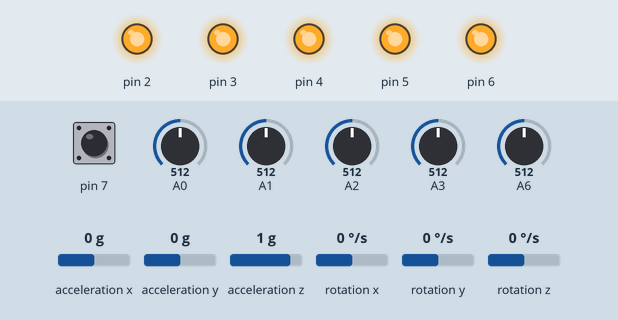
A sketch run on a simulated Arduino Nano, built with avr-gcc and run on an emulated ATmega328P. Shown: output pins drawn as LEDs (lit = HIGH). The test bench sets the inputs (shaded band); at power-on: A1 = 512, pin 7 HIGH, A0 = 512, A2 = 512, A3 = 512, A6 = 512, acceleration x 0 g, acceleration y 0 g, acceleration z 1 g, rotation x 0 °/s, rotation y 0 °/s, rotation z 0 °/s. What the sketch prints to the serial monitor is not drawn.

Above: at 1.7 s.
1.8 s: A1 set to 479
3.3 s: A1 set to 448
At 4.4 s:
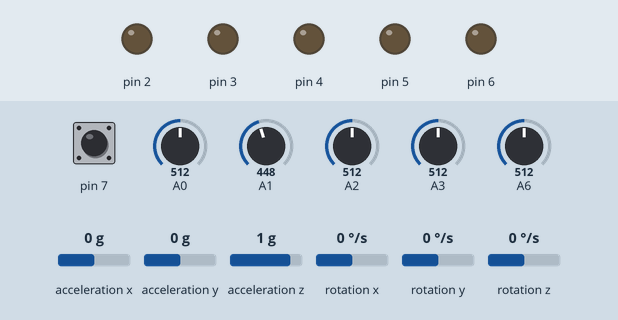
Timing chart, 0 to 7.1 s (numbered marks = the images above; inputs shaded):
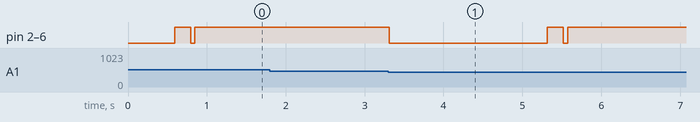

The sketch:

lehand.ino
```cpp
/*
@company: Hiwonder
@date:    2024-03-01
@version:  2.0
@description: 体感手套控制程序
*/

#include <SoftwareSerial.h> //软串口库
#include "LobotServoController.h" //机器人控制信号库
#include "MPU6050.h" //MPU6050库
#include "Wire.h" //IIC库

// 蓝牙TX、RX引脚
#define BTH_RX 11
#define BTH_TX 12

// 创建变位器最小值和最大值存储
float min_list[5] = {0, 0, 0, 0, 0};
float max_list[5] = {255, 255, 255, 255, 255};
// 各个手指读取到的数据变量
float sampling[5] = {0, 0, 0, 0, 0};
// 手指相关舵机变量
float data[5] = {1500, 1500, 1500, 1500, 1500};
//uint16_t ServePwm[5] = {1500, 1500, 1500, 1500, 1500};
//uint16_t ServoPwmSet[5] = {1500, 1500, 1500, 1500, 1500};
// 电位器校准标志位
bool turn_on = true;

// 蓝牙通讯串口初始化
SoftwareSerial Bth(BTH_RX, BTH_TX);
// 机器人控制对象
//LobotServoController lsc(Bth);

// K3按钮相关变量
int key_change_count = 0; // 记录key按钮状态变化的次数
bool key_state_changed = false; // 标记key按钮状态是否刚发生变化

// 浮点数映射函数
float float_map(float in, float left_in, float right_in, float left_out, float right_out)
{
  return (in - left_in) * (right_out - left_out) / (right_in - left_in) + left_out;
}

// MPU6050相关变量
MPU6050 accelgyro;
int16_t ax, ay, az;
int16_t gx, gy, gz;
float ax0 = 0, ay0 = 0, az0 = 0;
float gx0 = 0, gy0 = 0, gz0 = 0;
float ax1 = 0, ay1 = 0, az1 = 0;
float gx1 = 0, gy1 = 0, gz1 = 0;

// 加速度校准变量
int ax_offset, ay_offset, az_offset, gx_offset, gy_offset, gz_offset;


void setup() {
  // put your setup code here, to run once:
  Serial.begin(9600);
  //功能按键初始化
  pinMode(7, INPUT_PULLUP);
  //各手指电位器配置
  pinMode(A0, INPUT);
  pinMode(A1, INPUT);
  pinMode(A2, INPUT);
  pinMode(A3, INPUT);
  pinMode(A6, INPUT);
  //LED 灯配置
  pinMode(2, OUTPUT);
  pinMode(3, OUTPUT);
  pinMode(4, OUTPUT);
  pinMode(5, OUTPUT);
  pinMode(6, OUTPUT);

  //蓝牙配置
  Bth.begin(9600);
  Bth.print("AT+ROLE=M");  //蓝牙配置为主模式
  delay(100);
  Bth.print("AT+RESET");  //软重启蓝牙模块
  delay(250);

  //MPU6050 配置
  Wire.begin();
  Wire.setClock(20000);
  accelgyro.initialize();
  accelgyro.setFullScaleGyroRange(3); //设定角速度量程
  accelgyro.setFullScaleAccelRange(1); //设定加速度量程
  delay(200);
  accelgyro.getMotion6(&ax, &ay, &az, &gx, &gy, &gz);  //获取当前各轴数据以校准
  ax_offset = ax;  //X轴加速度校准数据
  ay_offset = ay;  //Y轴加速度校准数据
  az_offset = az - 8192;  //Z轴加速度校准数据
  gx_offset = gx; //X轴角速度校准数据
  gy_offset = gy; //Y轴角速度校准数据
  gz_offset = gz; //Z轴角速度校准数据
}

//获取各个手指电位器数据
void finger() {
  static uint32_t timer_sampling;
  static uint32_t timer_init;
  static uint8_t init_step = 0;
  if (timer_sampling <= millis())
  {
    for (int i = 14; i <= 18; i++)
    {
      if (i < 18)
        sampling[i - 14] += analogRead(i); //读取各个手指的数据
      else
        sampling[i - 14] += analogRead(A6);  //读取小拇指的数据， 因为IIC 用了 A4,A5 口，所以不能从A0 开始连续读取
      sampling[i - 14] = sampling[i - 14] / 2.0; //取上次和本次测量值的均值
      data[i - 14 ] = float_map( sampling[i - 14],min_list[i - 14], max_list[i - 14], 2500, 500); //将测量值映射到500-2500， 握紧手时为500， 张开时为2500
      data[i - 14] = data[i - 14] > 2500 ? 2500 : data[i - 14];  // 限制最大值为2500
      data[i - 14] = data[i - 14] < 500 ? 500 : data[ i - 14];   //限制最小值为500
    }
    timer_sampling = millis() + 10;
  }

  if (turn_on && timer_init < millis())
  {
    switch (init_step)
    {
      case 0:
        digitalWrite(2, LOW);
        digitalWrite(3, LOW);
        digitalWrite(4, LOW);
        digitalWrite(5, LOW);
        digitalWrite(6, LOW);
        timer_init = millis() + 20;
        init_step++;
        break;
      case 1:
        digitalWrite(2, HIGH);
        digitalWrite(3, HIGH);
        digitalWrite(4, HIGH);
        digitalWrite(5, HIGH);
        digitalWrite(6, HIGH);
        timer_init = millis() + 200;
        init_step++;
        break;
      case 2:
        digitalWrite(2, LOW);
        digitalWrite(3, LOW);
        digitalWrite(4, LOW);
        digitalWrite(5, LOW);
        digitalWrite(6, LOW);
        timer_init = millis() + 50;
        init_step++;
        break;
      case 3:
        digitalWrite(2, HIGH);
        digitalWrite(3, HIGH);
        digitalWrite(4, HIGH);
        digitalWrite(5, HIGH);
        digitalWrite(6, HIGH);
        timer_init = millis() + 500;
        init_step++;
        Serial.print("max_list:");
        for (int i = 14; i <= 18; i++)
        {
          max_list[i - 14] = sampling[i - 14];
          Serial.print(max_list[i - 14]);
          Serial.print("-");
        }
        Serial.println();
        break;
      case 4:
        init_step++;
        break;
      case 5:
        if ((max_list[1] - sampling[1]) > 50)
        {
          init_step++;
          digitalWrite(2, LOW);
          digitalWrite(3, LOW);
          digitalWrite(4, LOW);
          digitalWrite(5, LOW);
          digitalWrite(6, LOW);
          timer_init = millis() + 2000;
        }
        break;
      case 6:
        digitalWrite(2, HIGH);
        digitalWrite(3, HIGH);
        digitalWrite(4, HIGH);
        digitalWrite(5, HIGH);
        digitalWrite(6, HIGH);
        timer_init = millis() + 200;
        init_step++;
        break;
      case 7:
        digitalWrite(2, LOW);
        digitalWrite(3, LOW);
        digitalWrite(4, LOW);
        digitalWrite(5, LOW);
        digitalWrite(6, LOW);
        timer_init = millis() + 50;
        init_step++;
        break;
      case 8:
        digitalWrite(2, HIGH);
        digitalWrite(3, HIGH);
        digitalWrite(4, HIGH);
        digitalWrite(5, HIGH);
        digitalWrite(6, HIGH);
        timer_init = millis() + 500;
        init_step++;
        Serial.print("min_list:");
        for (int i = 14; i <= 18; i++)
        {
          min_list[i - 14] = sampling[i - 14];
          Serial.print(min_list[i - 14]);
          Serial.print("-");
        }
        Serial.println();
        turn_on = false;
        break;

      default:
        break;
    }
  }
}


float radianX;
float radianY;
float radianX_last = 0; //最终获得的X轴倾角
float radianY_last = 0; //最终获得的Y轴倾角

//更新倾角传感器数据
void update_mpu6050()
{
  static uint32_t timer_u;
  if (timer_u < millis())
  {
    // put your main code here, to run repeatedly:
    timer_u = millis() + 20;
    accelgyro.getMotion6(&ax, &ay, &az, &gx, &gy, &gz);

    // 先减偏置，再滤波
    float ax_temp = (float)(ax) - ax_offset;
    ax0 = ax_temp * 0.3 + ax0 * 0.7;  //对读取到的值进行滤波
    float ay_temp = (float)(ay) - ay_offset;
    ay0 = ay_temp * 0.3 + ay0 * 0.7;
    float az_temp = (float)(az) - az_offset;
    az0 = az_temp * 0.3 + az0 * 0.7;
    ax1 = ax0 / 8192.0;  // 转为重力加速度的倍数
    ay1 = ay0 / 8192.0;
    az1 = az0 / 8192.0;

    float gx_temp = (float)(gx) - gx_offset;
    gx0 = gx_temp * 0.3 + gx0 * 0.7;  //对读取到的角速度的值进行滤波
    float gy_temp = (float)(gy) - gy_offset;
    gy0 = gy_temp * 0.3 + gy0 * 0.7;
    float gz_temp = (float)(gz) - gz_offset;
    gz0 = gz_temp * 0.3 + gz0 * 0.7;
    gx1 = gx0;  //校正角速度
    gy1 = gy0;
    gz1 = gz0;


    //互补计算x轴倾角
    radianX = atan2(ay1, az1);
    radianX = radianX * 180.0 / 3.1415926;
    float radian_temp = (float)(gx1) / 16.4 * 0.02;
    radianX_last = 0.8 * (radianX_last + radian_temp) + (-radianX) * 0.2;

    //互补计算y轴倾角
    radianY = atan2(ax1, az1);
    radianY = radianY * 180.0 / 3.1415926;
    radian_temp = (float)(gy1) / 16.4 * 0.02;
    radianY_last = 0.8 * (radianY_last + radian_temp) + (-radianY) * 0.2;


  }
}

void run(){

};//待扩展

//run1, 发送电位器值。
void run1(int mode)
{
  // 发送处理后的电位器值
  static uint32_t last_send_time = 0;
  if (millis() - last_send_time > 100) { // 每100ms发送一次数据
    last_send_time = millis();

    int16_t theta0 = (int16_t)data[0]; //拇指
    int16_t theta1 = (int16_t)data[1]; //食指
    int16_t theta2 = (int16_t)data[2]; //中指
    int16_t theta3 = (int16_t)data[3]; //无名指
    int16_t theta4 = (int16_t)data[4]; //小指
    int16_t theta5 = (int16_t)((theta1+theta2+theta3+theta4)/4);

    // 构建数据帧
    byte buf[23]; // 帧头(2) + 长度(1) + 命令(1) + 操作指令(2) + x倾角(2) + y倾角(2) = 10 bytes
    buf[0] = 0x55;
    buf[1] = 0x55;
    buf[2] = 6; // 数据长度（操作指令2字节 + x倾角2字节 + y倾角2字节）
    buf[3] = 0x42; // 自定义命令码，用于发送传感器数据

    // 检查key按钮状态是否刚发生变化
    if (key_state_changed) {
      // 根据变化次数的奇偶性设置蓝牙数据帧
      if (key_change_count % 2 == 1) {
        // 奇数次变化 - 起飞模式
        buf[4] = 0x01;
        buf[5] = 0xff;
      } else {
        // 偶数次变化 - 降落模式
        buf[4] = 0x02;
        buf[5] = 0xff;
      }

      // 添加x、y倾角值
      int16_t x_angle = (int16_t)(radianX_last*10);
      int16_t y_angle = (int16_t)(radianY_last*10);
      buf[6] = x_angle >> 8; // x倾角高8位
      buf[7] = x_angle & 0xff; // x倾角低8位
      buf[8] = y_angle >> 8; // y倾角高8位
      buf[9] = y_angle & 0xff; // y倾角低8位

      // 发送数据
      Bth.write(buf, 10);
      key_state_changed = false; // 重置状态变化标记
      return; // 直接返回
    }

    if(theta0>2450){
      //油门增加
      buf[4] = 0x03;
    }else if(theta0<550){
      //油门减少
      buf[4] = 0x04;
    }else{
      //无操作
      buf[4] = 0x00;
    }

    if(theta5>2450){
      //左转
      buf[5] = 0x05;
    }else if(theta5<550){
      //右转
      buf[5] = 0x06;
    }else{
      //无操作
      buf[5] = 0x00;
    }

    // 添加x、y倾角值
    int16_t x_angle = (int16_t)(radianX_last*10);
    int16_t y_angle = (int16_t)(radianY_last*10);
    buf[6] = x_angle >> 8; // x倾角高8位
    buf[7] = x_angle & 0xff; // x倾角低8位
    buf[8] = y_angle >> 8; // y倾角高8位
    buf[9] = y_angle & 0xff; // y倾角低8位

    // 发送数据
    Bth.write(buf, 10);
  }
}

void run2(){

};//待扩展

void run3(int mode){

};//待扩展

int mode = 1;
bool key_state = false;

void loop() {
  finger();  //更新手指电位器数据
  update_mpu6050();  //更新倾角传感器数据

  if (turn_on == false) //启动后电位器校正完毕
  {
    // 若K3按键按下
    if(key_state == true && digitalRead(7) == true)
    {
      delay(30);
      if(digitalRead(7) == true)
        key_state = false;
    }
    if (digitalRead(7) == false && key_state == false)
    {
      delay(30);
      // 若K3被按下,则增加状态变化次数
      if (digitalRead(7) == false)
      {
        key_state = true;
        key_change_count++; // 增加状态变化次数
        key_state_changed = true; // 标记状态刚发生变化
        // 显示状态：奇数次亮LED2，偶数次灭LED2
        if (key_change_count % 2 == 1)
        {
          digitalWrite(2, HIGH); // 奇数次亮LED2
        }
        else
        {
          digitalWrite(2, LOW); // 偶数次灭LED2
        }
      }
    }

    if (mode == 0)
      run();  // 蜘蛛、人形等仿生机器人
    if (mode == 1 || mode == 4)  { //模式1为左手掌,模式2为右手掌
      run1(mode); // 手掌
    }
    if (mode == 2)
      run2(); //小车
    if (mode == 3 || mode == 5)
      run3(mode);  //机械臂  模式3为PWM舵机驱动，模式5为总线舵机驱动
  }
  //print_data();  //打印传感器数据便于调试
}
```

LobotServoController.cpp
```cpp
#include "LobotServoController.h"


#define GET_LOW_BYTE(A) (uint8_t)((A))
#define GET_HIGH_BYTE(A) (uint8_t)((A) >> 8)
#define BYTE_TO_HW(A, B) ((((uint16_t)(A)) << 8) | (uint8_t)(B))


LobotServoController::LobotServoController(SoftwareSerial &A)
{
	numOfActinGroupRunning = 0xFF;
	actionGroupRunTimes = 0;
	isGetBatteryVolt = false;
	isRunning_ = false;
	batteryVoltage = 0;
	isUseHardwareSerial = false;
	A.listen();
	SerialX = (Stream*)(&A);
}

LobotServoController::LobotServoController(HardwareSerial &A)
{
	numOfActinGroupRunning = 0xFF;
	actionGroupRunTimes = 0;
	isGetBatteryVolt = false;
	isRunning_ = false;
	batteryVoltage = 0;
	isUseHardwareSerial = true;
	SerialX = (Stream*)(&A);
}


void LobotServoController::moveServo(uint8_t servoID, uint16_t Position, uint16_t Time)
{
	uint8_t buf[11];
	if (servoID > 31 || !(Time > 0)) {
		return;
	}
	buf[0] = FRAME_HEADER;
	buf[1] = FRAME_HEADER;
	buf[2] = 8;
	buf[3] = CMD_SERVO_MOVE;
	buf[4] = 1;
	buf[5] = GET_LOW_BYTE(Time);
	buf[6] = GET_HIGH_BYTE(Time);
	buf[7] = servoID;
	buf[8] = GET_LOW_BYTE(Position);
	buf[9] = GET_HIGH_BYTE(Position);

	SerialX->write(buf, 10);
}

void LobotServoController::moveServos(LobotServo servos[], uint8_t Num, uint16_t Time)
{
	uint8_t buf[103];
	if (Num < 1 || Num > 32 || !(Time > 0)) {
		return;
	}
	buf[0] = FRAME_HEADER;
	buf[1] = FRAME_HEADER;
	buf[2] = Num * 3 + 5;
	buf[3] = CMD_SERVO_MOVE;
	buf[4] = Num;
	buf[5] = GET_LOW_BYTE(Time);
	buf[6] = GET_HIGH_BYTE(Time);
	uint8_t index = 7;
	for (uint8_t i = 0; i < Num; i++) {
		buf[index++] = servos[i].ID;
		buf[index++] = GET_LOW_BYTE(servos[i].Position);
		buf[index++] = GET_HIGH_BYTE(servos[i].Position);
	}
	SerialX->write(buf, buf[2] + 2);
}

void LobotServoController::moveServos(uint8_t Num, uint16_t Time, ...)
{
	uint8_t buf[128];
	va_list arg_ptr = NULL;
	va_start(arg_ptr, Time);
	if (Num < 1 || Num > 32 || (!(Time > 0)) || arg_ptr == NULL) {
		return;
	}
	buf[0] = FRAME_HEADER;
	buf[1] = FRAME_HEADER;
	buf[2] = Num * 3 + 5;
	buf[3] = CMD_SERVO_MOVE;
	buf[4] = Num;
	buf[5] = GET_LOW_BYTE(Time);
	buf[6] = GET_HIGH_BYTE(Time);
	uint8_t index = 7;
	for (uint8_t i = 0; i < Num; i++) {
		uint16_t tmp = va_arg(arg_ptr, uint16_t);
		buf[index++] = GET_LOW_BYTE(tmp);

		uint16_t pos = va_arg(arg_ptr, uint16_t);
		buf[index++] = GET_LOW_BYTE(pos);
		buf[index++] = GET_HIGH_BYTE(pos);
	}
	va_end(arg_ptr);
	SerialX->write(buf, buf[2] + 2);
}

void LobotServoController::runActionGroup(uint8_t numOfAction, uint16_t Times)
{
	uint8_t buf[7];
	buf[0] = FRAME_HEADER;
	buf[1] = FRAME_HEADER;
	buf[2] = 5;
	buf[3] = CMD_ACTION_GROUP_RUN;
	buf[4] = numOfAction;
	buf[5] = GET_LOW_BYTE(Times);
	buf[6] = GET_HIGH_BYTE(Times);
	isRunning_ = true;
	SerialX->write(buf, 7);
}

void LobotServoController::stopActionGroup(void)
{
	uint8_t buf[4];
	buf[0] = FRAME_HEADER;
	buf[1] = FRAME_HEADER;
	buf[2] = 2;
	buf[3] = CMD_ACTION_GROUP_STOP;

	SerialX->write(buf, 4);
}

void LobotServoController::setActionGroupSpeed(uint8_t numOfAction, uint16_t Speed)
{
	uint8_t buf[7];
	buf[0] = FRAME_HEADER;
	buf[1] = FRAME_HEADER;
	buf[2] = 5;
	buf[3] = CMD_ACTION_GROUP_SPEED;
	buf[4] = numOfAction;
	buf[5] = GET_LOW_BYTE(Speed);
	buf[6] = GET_HIGH_BYTE(Speed);

	SerialX->write(buf, 7);
}

void LobotServoController::setAllActionGroupSpeed(uint16_t Speed)
{
	setActionGroupSpeed(0xFF, Speed);
}

void LobotServoController::sendCMDGetBatteryVolt()
{
	uint8_t buf[4];
	buf[0] = FRAME_HEADER;
	buf[1] = FRAME_HEADER;
	buf[2] = 2;
	buf[3] = CMD_GET_BATTERY_VOLTAGE;
	if(!isUseHardwareSerial)
		((SoftwareSerial*)(SerialX))->listen();
	isGetBatteryVolt = false;
	SerialX->write(buf, 4);
}

uint16_t LobotServoController::getBatteryVolt(void)
{
	if(isGetBatteryVolt)
	{
		isGetBatteryVolt = false;
		return batteryVoltage;
	}else{
		return -1;
	}
}

uint16_t LobotServoController::getBatteryVolt(uint32_t timeout)
{
	isGetBatteryVolt = false;
	sendCMDGetBatteryVolt();
	timeout += millis();
	while(!isGetBatteryVolt)
	{
		if(timeout < millis())
		{
			return -1;
		}
		receiveHandle();
	}
	return batteryVoltage;
}
bool LobotServoController::isRunning()
{
	return isRunning_;
}

bool LobotServoController::waitForStopping(uint32_t timeout)
{
	while(SerialX->available())
		SerialX->read();
	timeout += millis();
	while(isRunning_)
	{
		if(timeout < millis())
		{
			return false;
		}
		receiveHandle();
	}
	return true;
}

void LobotServoController::sendDataToPC(uint8_t* data, uint8_t length)
{
    uint8_t buf[length + 4];
    buf[0] = FRAME_HEADER;
    buf[1] = FRAME_HEADER;
    buf[2] = length;
    buf[3] = CMD_SEND_TO_PC;

    for (uint8_t i = 0; i < length; i++) {
        buf[i + 4] = data[i];
    }

    SerialX->write(buf, length + 4);
}

void LobotServoController::processPCCommand(uint8_t command, uint8_t* data, uint8_t length)
{
    switch(command) {
        case 0x41: // 获取设备状态
        {
            // 这里需要访问外部变量，实际使用时需要修改
            // 暂时返回默认数据
            uint8_t statusData[6] = {0, 0, 0, 0, 0, 0};
            sendDataToPC(statusData, 6);
            break;
        }
        case 0x42: // 手动设置模式
        {
            // 这里需要访问外部变量，实际使用时需要修改
            break;
        }
        default:
            break;
    }
}

void LobotServoController::receiveHandle()
{
	uint8_t rx;
	static uint8_t buf[16];
	static bool isGetFrameHeader = false;
	static uint8_t frameHeaderCount = 0;
	static uint8_t dataLength = 2;
	static uint8_t dataCount = 0;

	while(SerialX->available() > 0)
	{
		rx = SerialX->read();
		if(!isGetFrameHeader)
		{
			if(rx == 0x55)
			{
				frameHeaderCount++;
				if(frameHeaderCount == 2)
				{
					frameHeaderCount = 0;
					isGetFrameHeader = true;
					dataCount = 1;
				}
			} else {
				isGetFrameHeader = false;
				dataCount = 0;
				frameHeaderCount = 0;
			}
		}
		if(isGetFrameHeader)
		{
			buf[dataCount] = rx;
			if(dataCount == 2)
			{
				dataLength = buf[dataCount];
				if(dataLength < 2 || dataLength > 10) // 增加最大长度
				{
					dataLength = 2;
					isGetFrameHeader = false;
				}
			}
			dataCount++;
			if(dataCount == dataLength + 2)
			{
				isGetFrameHeader = false;
				switch(buf[3])
				{
					case BATTERY_VOLTAGE:
						batteryVoltage = BYTE_TO_HW(buf[5], buf[4]);
						isGetBatteryVolt = true;
						break;
					case ACTION_GROUP_RUNNING:
						isRunning_ = true;
						break;
					case ACTION_GROUP_COMPLETE:
					case ACTION_GROUP_STOPPED:
						isRunning_ = false;
						break;
					case CMD_PC_COMMAND:
					{
						if(dataLength > 1) {
							uint8_t cmd = buf[4];
							uint8_t* cmdData = &buf[5];
							uint8_t dataLen = dataLength - 1;
							processPCCommand(cmd, cmdData, dataLen);
						}
						break;
					}
					default:
						break;
				}
			}
		}
	}
}
```

Source omitted: LobotServoController.h (1768 bytes)

Measured:
- the behaviour switches between 462 and 461 on A1 (found by bisection; images 0 and 1)
- after the input at 1.8 s, every drawn part: stays the same
- after the input at 3.3 s, pin 2–6: HIGH → LOW at once, → HIGH 2.0 s later, → LOW 0.20 s later, → HIGH 0.06 s later
